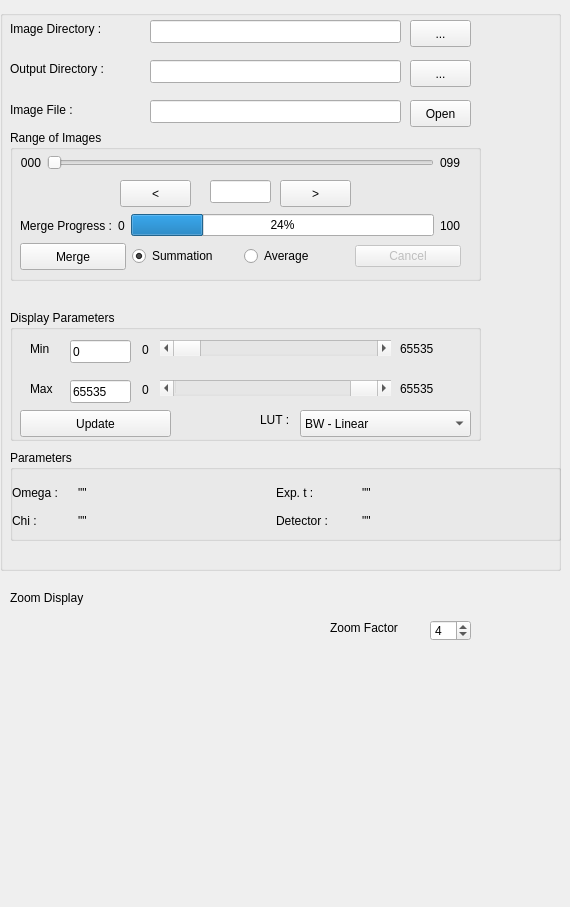
    <widget class="QWidget" name="FileTab">
     <attribute name="title">
      <string>Image</string>
     </attribute>
     <widget class="QGroupBox" name="groupBox">
      <property name="geometry">
       <rect>
        <x>0</x>
        <y>10</y>
        <width>561</width>
        <height>561</height>
       </rect>
      </property>
      <property name="sizePolicy">
       <sizepolicy hsizetype="Expanding" vsizetype="Preferred">
        <horstretch>0</horstretch>
        <verstretch>0</verstretch>
       </sizepolicy>
      </property>
      <property name="title">
       <string/>
      </property>
      <widget class="QLabel" name="label">
       <property name="geometry">
        <rect>
         <x>10</x>
         <y>10</y>
         <width>131</width>
         <height>17</height>
        </rect>
       </property>
       <property name="text">
        <string>Image Directory :</string>
       </property>
      </widget>
      <widget class="QLineEdit" name="imDirLE">
       <property name="geometry">
        <rect>
         <x>150</x>
         <y>10</y>
         <width>251</width>
         <height>23</height>
        </rect>
       </property>
       <property name="text">
        <string/>
       </property>
      </widget>
      <widget class="QPushButton" name="browseImageDirButton">
       <property name="geometry">
        <rect>
         <x>410</x>
         <y>10</y>
         <width>61</width>
         <height>27</height>
        </rect>
       </property>
       <property name="text">
        <string>...</string>
       </property>
      </widget>
      <widget class="QLabel" name="label_2">
       <property name="geometry">
        <rect>
         <x>10</x>
         <y>50</y>
         <width>131</width>
         <height>17</height>
        </rect>
       </property>
       <property name="text">
        <string>Output Directory :</string>
       </property>
      </widget>
      <widget class="QPushButton" name="browseWorkDirButton">
       <property name="geometry">
        <rect>
         <x>410</x>
         <y>50</y>
         <width>61</width>
         <height>27</height>
        </rect>
       </property>
       <property name="text">
        <string>...</string>
       </property>
      </widget>
      <widget class="QLineEdit" name="outDirLE">
       <property name="geometry">
        <rect>
         <x>150</x>
         <y>50</y>
         <width>251</width>
         <height>23</height>
        </rect>
       </property>
       <property name="text">
        <string/>
       </property>
      </widget>
      <widget class="QLabel" name="label_3">
       <property name="geometry">
        <rect>
         <x>10</x>
         <y>90</y>
         <width>131</width>
         <height>20</height>
        </rect>
       </property>
       <property name="text">
        <string>Image File :</string>
       </property>
      </widget>
      <widget class="QLineEdit" name="imfileLE">
       <property name="geometry">
        <rect>
         <x>150</x>
         <y>90</y>
         <width>251</width>
         <height>23</height>
        </rect>
       </property>
      </widget>
      <widget class="QPushButton" name="openImageButton">
       <property name="geometry">
        <rect>
         <x>410</x>
         <y>90</y>
         <width>61</width>
         <height>27</height>
        </rect>
       </property>
       <property name="text">
        <string>Open</string>
       </property>
      </widget>
      <widget class="QGroupBox" name="groupBox_2">
       <property name="geometry">
        <rect>
         <x>10</x>
         <y>120</y>
         <width>471</width>
         <height>151</height>
        </rect>
       </property>
       <property name="title">
        <string>Range of Images</string>
       </property>
       <widget class="QLineEdit" name="selectedImageLE">
        <property name="geometry">
         <rect>
          <x>200</x>
          <y>50</y>
          <width>61</width>
          <height>23</height>
         </rect>
        </property>
       </widget>
       <widget class="QPushButton" name="decrementImageButton">
        <property name="geometry">
         <rect>
          <x>110</x>
          <y>50</y>
          <width>71</width>
          <height>27</height>
         </rect>
        </property>
        <property name="text">
         <string>&lt;</string>
        </property>
       </widget>
       <widget class="QPushButton" name="incrementImageButton">
        <property name="geometry">
         <rect>
          <x>270</x>
          <y>50</y>
          <width>71</width>
          <height>27</height>
         </rect>
        </property>
        <property name="text">
         <string>&gt;</string>
        </property>
       </widget>
       <widget class="QWidget" name="layoutWidget">
        <property name="geometry">
         <rect>
          <x>10</x>
          <y>80</y>
          <width>441</width>
          <height>31</height>
         </rect>
        </property>
        <layout class="QHBoxLayout" name="horizontalLayout_2">
         <item>
          <widget class="QLabel" name="label_60">
           <property name="text">
            <string>Merge Progress :</string>
           </property>
          </widget>
         </item>
         <item>
          <widget class="QLabel" name="mergeStartLabel">
           <property name="text">
            <string>0</string>
           </property>
          </widget>
         </item>
         <item>
          <widget class="QProgressBar" name="mergeProgressBar">
           <property name="value">
            <number>24</number>
           </property>
          </widget>
         </item>
         <item>
          <widget class="QLabel" name="mergeEndLabel">
           <property name="text">
            <string>100</string>
           </property>
          </widget>
         </item>
        </layout>
       </widget>
       <widget class="QWidget" name="layoutWidget">
        <property name="geometry">
         <rect>
          <x>10</x>
          <y>110</y>
          <width>441</width>
          <height>33</height>
         </rect>
        </property>
        <layout class="QHBoxLayout" name="horizontalLayout_3">
         <item>
          <widget class="QPushButton" name="mergeButton">
           <property name="minimumSize">
            <size>
             <width>0</width>
             <height>27</height>
            </size>
           </property>
           <property name="text">
            <string>Merge</string>
           </property>
          </widget>
         </item>
         <item>
          <widget class="QRadioButton" name="sumButton">
           <property name="text">
            <string>Summation</string>
           </property>
           <property name="checked">
            <bool>true</bool>
           </property>
          </widget>
         </item>
         <item>
          <widget class="QRadioButton" name="averageButton">
           <property name="text">
            <string>Average</string>
           </property>
          </widget>
         </item>
         <item>
          <widget class="QPushButton" name="mergeCancelButton">
           <property name="enabled">
            <bool>false</bool>
           </property>
           <property name="text">
            <string>Cancel</string>
           </property>
          </widget>
         </item>
        </layout>
       </widget>
       <widget class="QWidget" name="layoutWidget">
        <property name="geometry">
         <rect>
          <x>10</x>
          <y>20</y>
          <width>441</width>
          <height>25</height>
         </rect>
        </property>
        <layout class="QHBoxLayout" name="horizontalLayout_4">
         <item>
          <widget class="QLabel" name="minRangeLabel">
           <property name="text">
            <string>000</string>
           </property>
           <property name="alignment">
            <set>Qt::AlignRight|Qt::AlignTrailing|Qt::AlignVCenter</set>
           </property>
          </widget>
         </item>
         <item>
          <widget class="QSlider" name="rangeSlider">
           <property name="orientation">
            <enum>Qt::Horizontal</enum>
           </property>
          </widget>
         </item>
         <item>
          <widget class="QLabel" name="maxRangeLabel">
           <property name="text">
            <string>099</string>
           </property>
          </widget>
         </item>
        </layout>
       </widget>
      </widget>
      <widget class="QGroupBox" name="groupBox_3">
       <property name="geometry">
        <rect>
         <x>10</x>
         <y>300</y>
         <width>471</width>
         <height>131</height>
        </rect>
       </property>
       <property name="title">
        <string>Display Parameters</string>
       </property>
       <widget class="QScrollBar" name="minDNSlider">
        <property name="geometry">
         <rect>
          <x>150</x>
          <y>30</y>
          <width>231</width>
          <height>16</height>
         </rect>
        </property>
        <property name="orientation">
         <enum>Qt::Horizontal</enum>
        </property>
       </widget>
       <widget class="QLabel" name="label_4">
        <property name="geometry">
         <rect>
          <x>20</x>
          <y>30</y>
          <width>31</width>
          <height>17</height>
         </rect>
        </property>
        <property name="text">
         <string>Min</string>
        </property>
       </widget>
       <widget class="QLabel" name="imageMinLabel">
        <property name="geometry">
         <rect>
          <x>120</x>
          <y>30</y>
          <width>31</width>
          <height>20</height>
         </rect>
        </property>
        <property name="text">
         <string>0</string>
        </property>
        <property name="alignment">
         <set>Qt::AlignCenter</set>
        </property>
       </widget>
       <widget class="QLabel" name="label_5">
        <property name="geometry">
         <rect>
          <x>390</x>
          <y>30</y>
          <width>51</width>
          <height>17</height>
         </rect>
        </property>
        <property name="text">
         <string>65535</string>
        </property>
       </widget>
       <widget class="QLineEdit" name="imageMinLE">
        <property name="geometry">
         <rect>
          <x>60</x>
          <y>30</y>
          <width>61</width>
          <height>23</height>
         </rect>
        </property>
        <property name="text">
         <string>0</string>
        </property>
       </widget>
       <widget class="QLabel" name="label_6">
        <property name="geometry">
         <rect>
          <x>20</x>
          <y>70</y>
          <width>31</width>
          <height>17</height>
         </rect>
        </property>
        <property name="text">
         <string>Max</string>
        </property>
       </widget>
       <widget class="QScrollBar" name="maxDNSlider">
        <property name="geometry">
         <rect>
          <x>150</x>
          <y>70</y>
          <width>231</width>
          <height>16</height>
         </rect>
        </property>
        <property name="value">
         <number>99</number>
        </property>
        <property name="orientation">
         <enum>Qt::Horizontal</enum>
        </property>
       </widget>
       <widget class="QLabel" name="label_7">
        <property name="geometry">
         <rect>
          <x>390</x>
          <y>70</y>
          <width>51</width>
          <height>17</height>
         </rect>
        </property>
        <property name="text">
         <string>65535</string>
        </property>
       </widget>
       <widget class="QLineEdit" name="imageMaxLE">
        <property name="geometry">
         <rect>
          <x>60</x>
          <y>70</y>
          <width>61</width>
          <height>23</height>
         </rect>
        </property>
        <property name="text">
         <string>65535</string>
        </property>
       </widget>
       <widget class="QLabel" name="imageMinLabel_2">
        <property name="geometry">
         <rect>
          <x>120</x>
          <y>70</y>
          <width>31</width>
          <height>20</height>
         </rect>
        </property>
        <property name="text">
         <string>0</string>
        </property>
        <property name="alignment">
         <set>Qt::AlignCenter</set>
        </property>
       </widget>
       <widget class="QPushButton" name="updateImageDispButton">
        <property name="geometry">
         <rect>
          <x>10</x>
          <y>100</y>
          <width>151</width>
          <height>27</height>
         </rect>
        </property>
        <property name="text">
         <string>Update</string>
        </property>
       </widget>
       <widget class="QComboBox" name="lutCB">
        <property name="geometry">
         <rect>
          <x>290</x>
          <y>100</y>
          <width>171</width>
          <height>27</height>
         </rect>
        </property>
        <item>
         <property name="text">
          <string>BW - Linear</string>
         </property>
        </item>
        <item>
         <property name="text">
          <string>BW Inverse</string>
         </property>
        </item>
        <item>
         <property name="text">
          <string>Rainbow</string>
         </property>
        </item>
        <item>
         <property name="text">
          <string>Red Temperature</string>
         </property>
        </item>
        <item>
         <property name="text">
          <string>ICA</string>
         </property>
        </item>
        <item>
         <property name="text">
          <string>Thermal</string>
         </property>
        </item>
       </widget>
       <widget class="QLabel" name="label_40">
        <property name="geometry">
         <rect>
          <x>250</x>
          <y>100</y>
          <width>41</width>
          <height>20</height>
         </rect>
        </property>
        <property name="text">
         <string>LUT :</string>
        </property>
       </widget>
      </widget>
      <widget class="QGroupBox" name="groupBox_10">
       <property name="geometry">
        <rect>
         <x>10</x>
         <y>440</y>
         <width>551</width>
         <height>91</height>
        </rect>
       </property>
       <property name="title">
        <string>Parameters</string>
       </property>
       <widget class="QWidget" name="layoutWidget">
        <property name="geometry">
         <rect>
          <x>2</x>
          <y>31</y>
          <width>541</width>
          <height>51</height>
         </rect>
        </property>
        <layout class="QGridLayout" name="gridLayout_2">
         <item row="0" column="0">
          <widget class="QLabel" name="label_8">
           <property name="minimumSize">
            <size>
             <width>60</width>
             <height>0</height>
            </size>
           </property>
           <property name="maximumSize">
            <size>
             <width>60</width>
             <height>16777215</height>
            </size>
           </property>
           <property name="text">
            <string>Omega :</string>
           </property>
          </widget>
         </item>
         <item row="0" column="1">
          <widget class="QLabel" name="omega0Lab">
           <property name="minimumSize">
            <size>
             <width>0</width>
             <height>0</height>
            </size>
           </property>
           <property name="text">
            <string>&quot;&quot;</string>
           </property>
          </widget>
         </item>
         <item row="0" column="2">
          <widget class="QLabel" name="label_10">
           <property name="minimumSize">
            <size>
             <width>80</width>
             <height>0</height>
            </size>
           </property>
           <property name="maximumSize">
            <size>
             <width>80</width>
             <height>16777215</height>
            </size>
           </property>
           <property name="text">
            <string>Exp. t :</string>
           </property>
          </widget>
         </item>
         <item row="0" column="3">
          <widget class="QLabel" name="expLab">
           <property name="minimumSize">
            <size>
             <width>80</width>
             <height>0</height>
            </size>
           </property>
           <property name="text">
            <string>&quot;&quot;</string>
           </property>
          </widget>
         </item>
         <item row="1" column="0">
          <widget class="QLabel" name="label_9">
           <property name="minimumSize">
            <size>
             <width>60</width>
             <height>0</height>
            </size>
           </property>
           <property name="maximumSize">
            <size>
             <width>60</width>
             <height>16777215</height>
            </size>
           </property>
           <property name="text">
            <string>Chi :</string>
           </property>
          </widget>
         </item>
         <item row="1" column="1">
          <widget class="QLabel" name="chiLab">
           <property name="minimumSize">
            <size>
             <width>80</width>
             <height>0</height>
            </size>
           </property>
           <property name="text">
            <string>&quot;&quot;</string>
           </property>
          </widget>
         </item>
         <item row="1" column="2">
          <widget class="QLabel" name="label_11">
           <property name="minimumSize">
            <size>
             <width>80</width>
             <height>0</height>
            </size>
           </property>
           <property name="maximumSize">
            <size>
             <width>80</width>
             <height>16777215</height>
            </size>
           </property>
           <property name="text">
            <string>Detector :</string>
           </property>
          </widget>
         </item>
         <item row="1" column="3">
          <widget class="QLabel" name="detectorLab">
           <property name="minimumSize">
            <size>
             <width>80</width>
             <height>0</height>
            </size>
           </property>
           <property name="text">
            <string>&quot;&quot;</string>
           </property>
          </widget>
         </item>
        </layout>
       </widget>
      </widget>
     </widget>
     <widget class="myZmDisplay" name="zoomWidget" native="true">
      <property name="geometry">
       <rect>
        <x>10</x>
        <y>610</y>
        <width>288</width>
        <height>288</height>
       </rect>
      </property>
     </widget>
     <widget class="QLabel" name="label_19">
      <property name="geometry">
       <rect>
        <x>330</x>
        <y>620</y>
        <width>91</width>
        <height>16</height>
       </rect>
      </property>
      <property name="text">
       <string>Zoom Factor </string>
      </property>
     </widget>
     <widget class="QSpinBox" name="zoomFacBox">
      <property name="geometry">
       <rect>
        <x>430</x>
        <y>620</y>
        <width>41</width>
        <height>21</height>
       </rect>
      </property>
      <property name="minimum">
       <number>1</number>
      </property>
      <property name="maximum">
       <number>8</number>
      </property>
      <property name="value">
       <number>4</number>
      </property>
     </widget>
     <widget class="QLabel" name="label_41">
      <property name="geometry">
       <rect>
        <x>10</x>
        <y>590</y>
        <width>91</width>
        <height>16</height>
       </rect>
      </property>
      <property name="text">
       <string>Zoom Display </string>
      </property>
     </widget>
    </widget>
